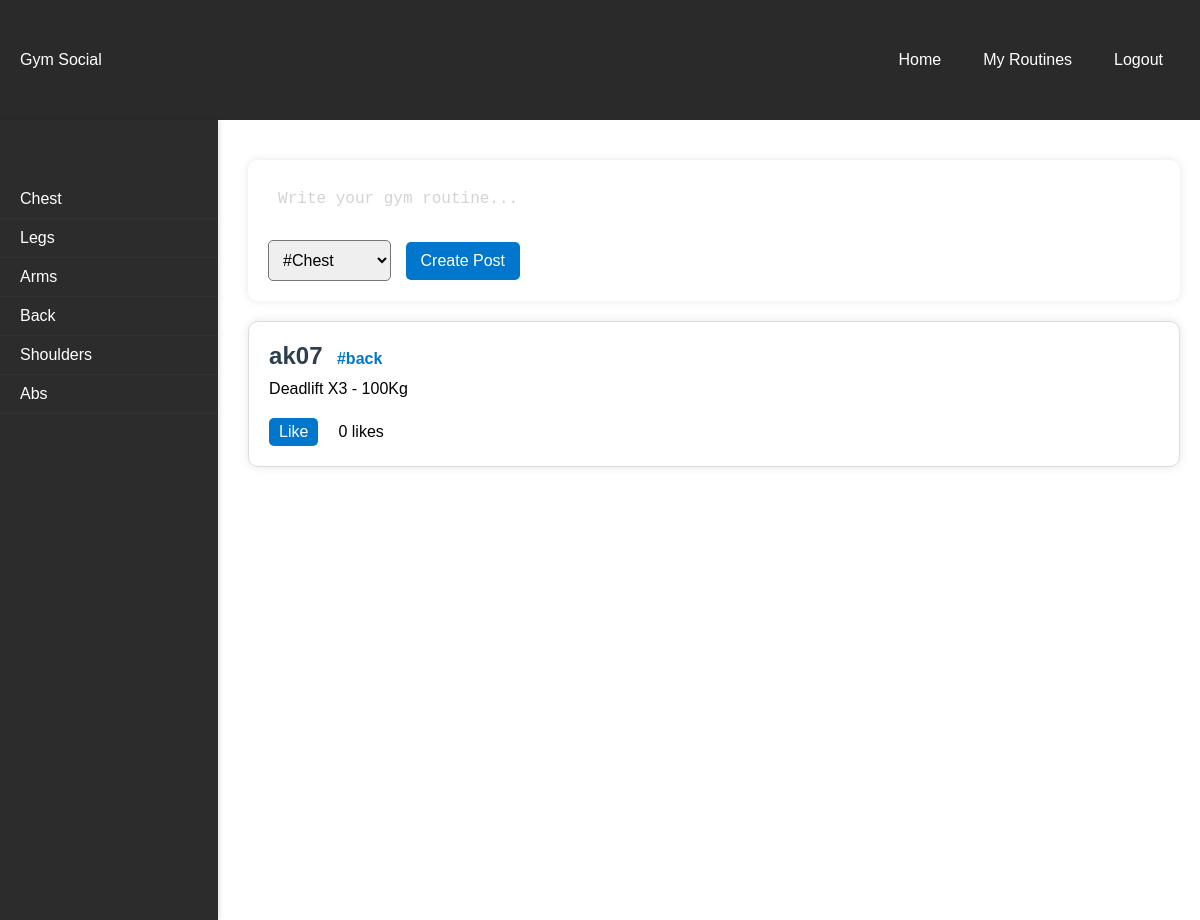
Page /landing/back/ on the committed database.
### tables this page shows
CREATE TABLE posts (
    id INTEGER PRIMARY KEY,
    user_id INTEGER,
    body_part TEXT NOT NULL,
    content TEXT NOT NULL,
    likes INTEGER DEFAULT 0,
    FOREIGN KEY (user_id) REFERENCES users (id)
);

CREATE TABLE users (
    id INTEGER PRIMARY KEY,
    username TEXT NOT NULL UNIQUE,
    password TEXT NOT NULL
);

### app.py (the view)
@app.route('/landing', defaults={'body_part': None}, methods=['GET', 'POST'])
@app.route('/landing/<body_part>/', methods=['GET', 'POST'])
def landing(body_part):
    conn = get_db_connection()
    if body_part:
        posts = conn.execute('SELECT p.id, p.content, p.likes, p.body_part, u.username FROM posts p JOIN users u ON p.user_id = u.id WHERE p.body_part = ? ORDER BY p.id DESC', (body_part,)).fetchall()
    else:
        posts = conn.execute('SELECT p.id, p.content, p.likes, p.body_part, u.username FROM posts p JOIN users u ON p.user_id = u.id ORDER BY p.id DESC').fetchall()
    conn.close()
    return render_template('landing.html', posts=posts)

### app.py (called while the page is built)
def get_db_connection():
    conn = sqlite3.connect(DATABASE)
    conn.row_factory = sqlite3.Row
    return conn

### templates/landing.html (shortened to what this page needs)
<!DOCTYPE html>
<html lang="en">
<head>
    <link rel="stylesheet" href="{{ url_for('static', filename='styles.css') }}">
</head>
<body>
    <header class="top-bar">
        <p>Gym Social</p>
        <div class="right-buttons">
            <a href="{{ url_for('landing') }}" class="top-menu-btn">Home</a>
            <a href="{{ url_for('my_routines') }}" class="top-menu-btn">My Routines</a>
            <a href="{{ url_for('logout') }}" class="logout-btn">Logout</a>
        </div>
    </header>
    <main>
        <div class="side-menu">
            <a href="{{ url_for('landing', body_part='chest') }}" class="menu-btn">Chest</a>
            <a href="{{ url_for('landing', body_part='legs') }}" class="menu-btn">Legs</a>
            <a href="{{ url_for('landing', body_part='arms') }}" class="menu-btn">Arms</a>
            <a href="{{ url_for('landing', body_part='back') }}" class="menu-btn">Back</a>
            <a href="{{ url_for('landing', body_part='shoulders') }}" class="menu-btn">Shoulders</a>
            <a href="{{ url_for('landing', body_part='abs') }}" class="menu-btn">Abs</a>
        </div>
        <section id="feed">
            <div class="box create-post">
                <form action="{{ url_for('create_post') }}" method="post">
                    <textarea name="content" placeholder="Write your gym routine..."></textarea>
                    <select name="body_part">
                        <option value="chest">#Chest</option>
                    </select>
                    <input type="submit" value="Create Post">
                </form>
            </div>
            {% for post in posts %}
            <div class="box post">
                <p class="username">{{ post.username }}</p>
                <p class="body_part">#{{ post.body_part }}</p>
                <p class="content">{{ post.content }}</p>
                <div class="like-section">
                    <a href="#" class="like-button" data-post-id="{{ post.id }}">Like</a>
                    <p class="likes-count" data-post-id="{{ post.id }}">{{ post.likes }} likes</p>
                </div>
            </div>
            {% endfor %}
        </section>
    </main>
</body>
</html>

### static/styles.css (style rules this page uses)
* { margin: 0; padding: 0; box-sizing: border-box; }
body { font-family: Arial, sans-serif; margin: 0; padding: 0; display: flex; flex-direction: column; height: 100vh; }
header { background-color: #333; color: white; text-align: center; padding: 1em 0; flex: 0 0 15%; }
main { flex: 1; display: flex; }
header { display: flex; justify-content: space-between; align-items: center; padding: 1em; background-color: #333; color: white; }
main { display: flex; height: calc(100vh - 60px); }
#feed { margin-left: 10px; width: calc(100% - 220px); padding: 20px; overflow-y: auto; }
.post { border: 1px solid #ddd; padding: 10px; margin-bottom: 10px; }
.content { white-space: pre-line; margin-bottom: 20px; }
.username { font-weight: bold; }
.body_part { color: #0077cc; }
.like-button { background-color: #0077cc; color: white; padding: 5px 10px; text-decoration: none; }
.likes-count { display: inline-block; margin-left: 10px; }
.box { background-color: white; border-radius: 10px; padding: 20px; margin: 20px 0; box-shadow: 0px 0px 10px rgba(0, 0, 0, 0.1); }
.create-post { display: flex; flex-direction: column; gap: 10px; }
.create-post textarea { height: auto; overflow-y: hidden; resize: none; width: 100%; box-sizing: border-box; padding: 10px; font-size: 16px; border: none; border-radius: 5px; outline: none; }
.create-post textarea::placeholder { color: lightgray; }
.create-post select { flex-grow: 1; margin-right: 10px; padding: 10px; font-size: 16px; border-radius: 5px; }
.create-post input[type="submit"] { flex-shrink: 0; padding: 10px 15px; font-size: 16px; border-radius: 5px; white-space: nowrap; }
.create-post input[type="submit"] { background-color: #0077cc; color: white; border: none; cursor: pointer; transition: background-color 0.3s; }
.username { display: inline-block; margin-right: 10px; font-size: 1.5em; font-weight: bold; color: #2c3e50; margin-bottom: 10px; }
.body_part { color: #0077cc; font-weight: bold; display: inline-block; margin-right: 10px; margin-bottom: 10px; }
.username, .body_part { display: inline-block; margin-right: 10px; }
.like-section { display: flex; align-items: center; gap: 10px; margin-top: 10px; }
.like-button { background-color: #0077cc; color: white; padding: 5px 10px; text-decoration: none; border-radius: 5px; transition: background-color 0.3s; }
.top-bar { display: flex; justify-content: space-between; align-items: center; padding: 10px 20px; background-color: #2a2a2a; color: white; }
.top-menu-btn, .logout-btn { background-color: transparent; color: white; padding: 10px 15px; text-align: center; text-decoration: none; display: inline-block; margin: 0 2px; border-radius: 16px; font-size: 16px; transition: background-color 0.3s; }
.right-buttons { display: flex; gap: 8px; }
.side-menu { float: left; width: 220px; height: 100vh; background-color: #2c2c2c; padding-top: 60px; box-shadow: 2px 0 5px rgba(0, 0, 0, 0.1); }
.menu-btn { display: block; padding: 10px 20px; color: white; text-decoration: none; border-bottom: 1px solid #333; transition: background-color 0.3s; }

### rows in the picture
posts: username "ak07", body_part "back", content "Deadlift X3 - 100Kg", likes "0"
